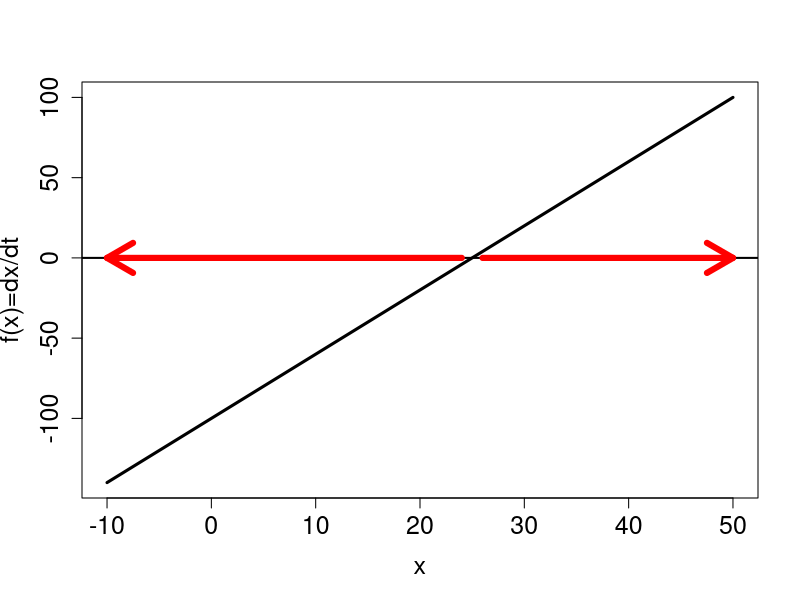
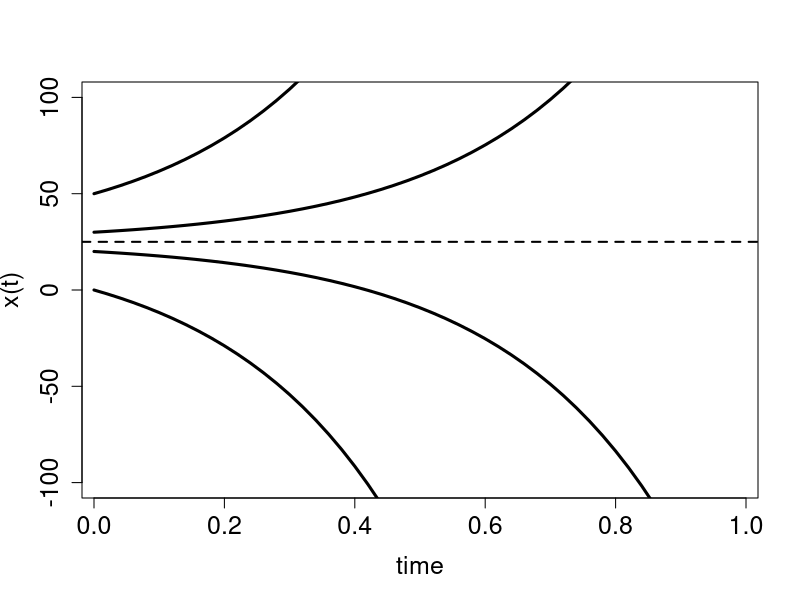
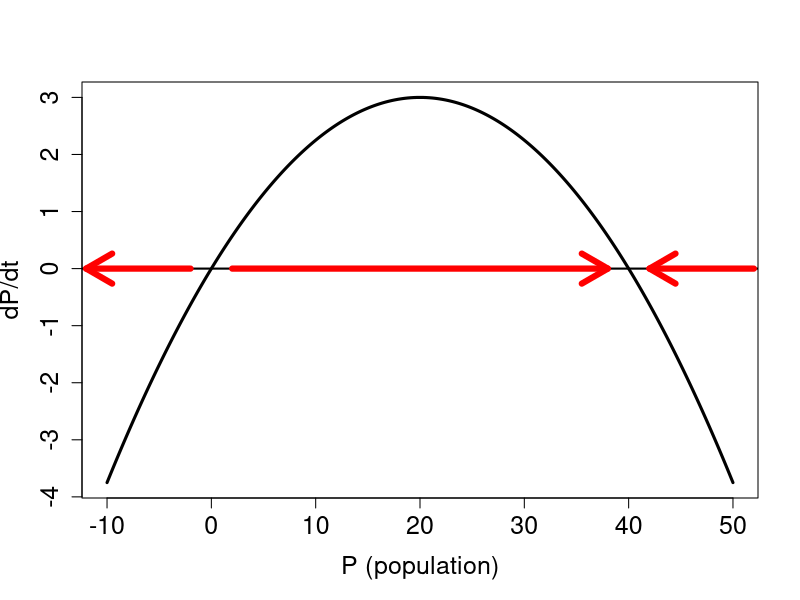
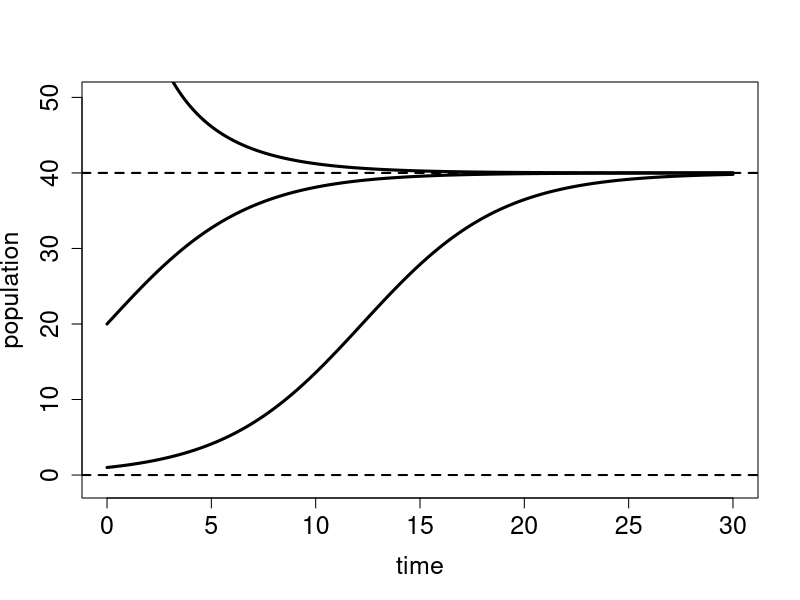
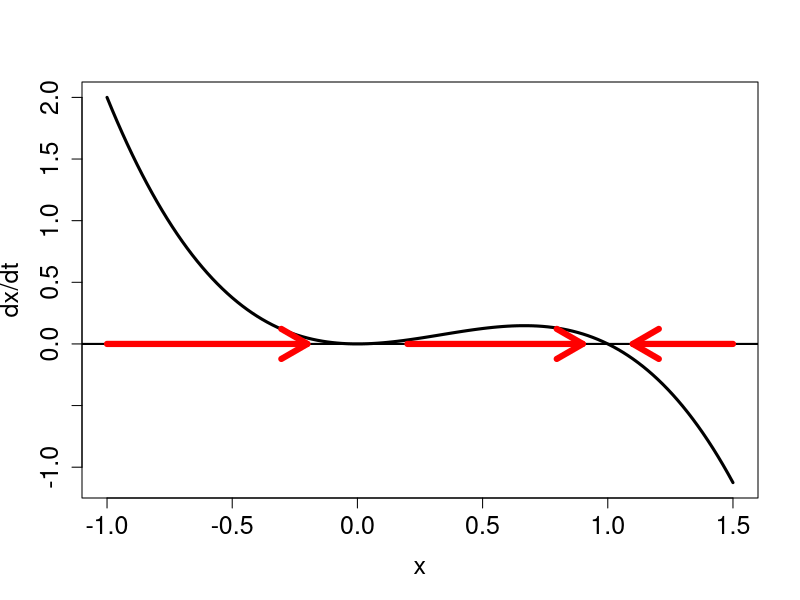
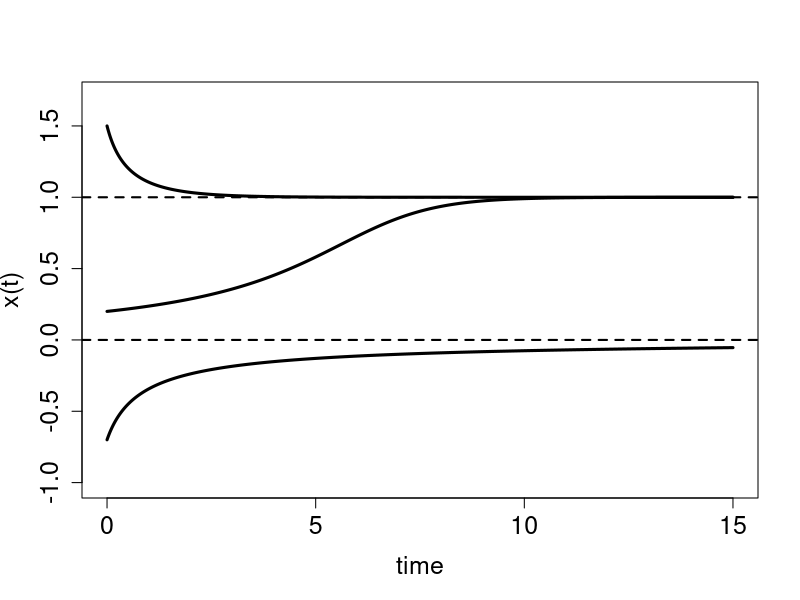
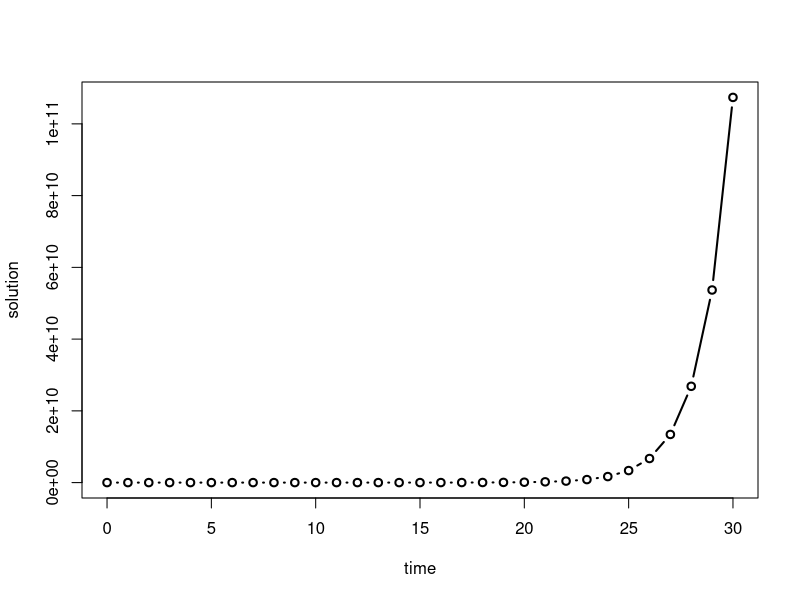
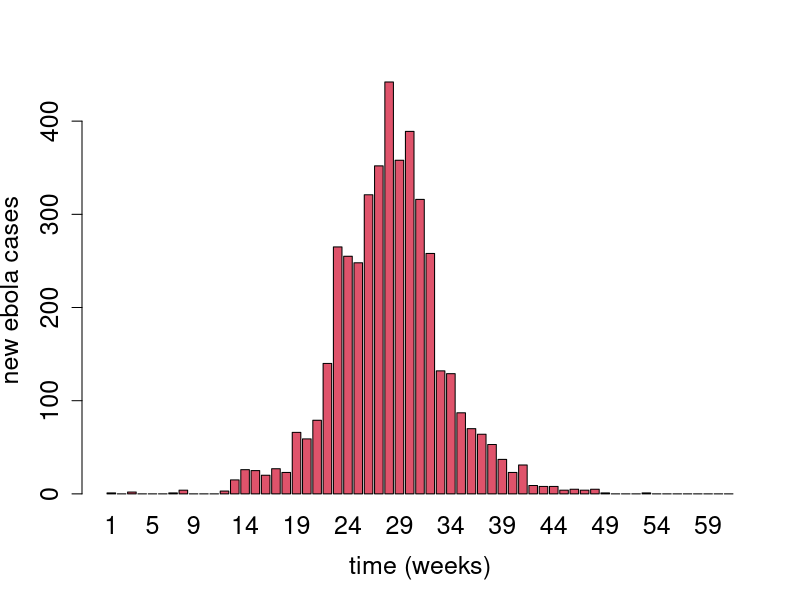

Write the R code that produced these figures, in order.
## ---- chunk 1
# YOUR CODE HERE
## ---- chunk 2
# YOUR CODE HERE
## ---- chunk 3
# YOUR CODE HERE
## ---- chunk 4
# YOUR CODE HERE
## ---- chunk 5
# YOUR CODE HERE
## ---- chunk 6
# YOUR CODE HERE
## ---- chunk 7
linear.funk <- function (x,a){
  return(a*x-100)
}

x<-seq(-10,50,0.1) # define the array of values of x
a <- 4
y<-linear.funk(x,a)
plot(x,y,t="l",xlab="x", ylab="f(x)=dx/dt",lwd=3, cex=1.5, cex.axis=1.5,cex.lab=1.5)
abline(0,0,lwd=2)
arrows(24,0,-10,0,length=0.3,angle=30,lwd=6,col='red')
arrows(26,0,50,0,length=0.3,angle=30,lwd=6,col='red')


dt <- 0.02 # set time step
Tmax <- 1 # set length of time
Nstep <- Tmax/dt # calculate number of time steps 
init_value <- 20 # set initial value 
y <- rep(init_value,Nstep+1) # initialize the solution vectors with init_value
t <- dt*(0:Nstep)
for (i in 1:Nstep){
  y[i+1] <- y[i]+dt*linear.funk(y[i],a)
}

# plot the numeric solution vs time
plot(t,y,t='l',xlab='time',ylab='x(t)',ylim=c(-100,100),xlim=c(0.02,Tmax-0.02),lwd=3, cex=1.5, cex.axis=1.5,cex.lab=1.5)

# another initial value
init_value <- 0 # set initial value 
y <- matrix(init_value,nrow=1, ncol=Nstep+1) # initialize the solution vectors with init_value
t <- dt*(0:Nstep)
for (i in 1:Nstep){
  y[i+1] <- y[i]+dt*linear.funk(y[i],a)
}
lines(t,y,lwd=3, cex=1.5, cex.axis=1.5,cex.lab=1.5)

# another initial value
init_value <- 30 # set initial value 
y <- matrix(init_value,nrow=1, ncol=Nstep+1) # initialize the solution vectors with init_value
t <- dt*(0:Nstep)
for (i in 1:Nstep){
  y[i+1] <- y[i]+dt*linear.funk(y[i],a)
}
lines(t,y,lwd=3, cex=1.5, cex.axis=1.5,cex.lab=1.5)

# another initial value
init_value <- 50 # set initial value 
y <- matrix(init_value,nrow=1, ncol=Nstep+1) # initialize the solution vectors with init_value
t <- dt*(0:Nstep)
for (i in 1:Nstep){
  y[i+1] <- y[i]+dt*linear.funk(y[i],a)
}
lines(t,y,lwd=3, cex=1.5, cex.axis=1.5,cex.lab=1.5)
abline(25,0,lty=2,lwd=2)
## ---- chunk 8
logistic.funk <- function (x,r,K){
  return(r*(1-x/K)*x)
}
r <- 0.3
K <- 40
x<-seq(-10,K+10,0.1) # define the array of values of x
y<-logistic.funk(x,r,K)
plot(x,y,t="l",xlab="P (population)", ylab="dP/dt",lwd=3, cex=1.5, cex.axis=1.5,cex.lab=1.5)
abline(0,0,lwd=2)
arrows(2,0,K-2,0,length=0.3,angle=30,lwd=6,col='red')
arrows(K+12,0,K+2,0,length=0.3,angle=30,lwd=6,col='red')
arrows(-2,0,-12,0,length=0.3,angle=30,lwd=6,col='red')
r <- 0.3 # growth rate
K <- 40 # equilibrium
dt <- 0.01 # set time step
Tmax <- 30 # set length of time
Nstep <- Tmax/dt # calculate number of time steps 
init_value <- 1 # set initial value 
y <- matrix(init_value,nrow=1, ncol=Nstep+1) # initialize the solution vectors with init_value
t <- dt*(0:Nstep)
for (i in 1:Nstep){
  y[i+1] <- y[i]+dt*logistic.funk(y[i],r,K)
}
# plot the solution vs time
# plot the numeric solution vs time
plot(t,y,t='l',xlab='time',ylab='population',ylim=c(-1,50),lwd=3, cex=1.5, cex.axis=1.5,cex.lab=1.5)

# another initial value
init_value <- 20 # set initial value 
y <- matrix(init_value,nrow=1, ncol=Nstep+1) # initialize the solution vectors with init_value
t <- dt*(0:Nstep)
for (i in 1:Nstep){
  y[i+1] <- y[i]+dt*logistic.funk(y[i],r,K)
}
lines(t,y,lwd=3, cex=1.5, cex.axis=1.5,cex.lab=1.5)

# another initial value
init_value <- 100 # set initial value 
y <- matrix(init_value,nrow=1, ncol=Nstep+1) # initialize the solution vectors with init_value
t <- dt*(0:Nstep)
for (i in 1:Nstep){
  y[i+1] <- y[i]+dt*logistic.funk(y[i],r,K)
}
lines(t,y,lwd=3, cex=1.5, cex.axis=1.5,cex.lab=1.5)

abline(0,0,lty=2,lwd=2)
abline(40,0,lty=2,lwd=2)
## ---- chunk 9

# defining function for the  ODE dx/dt = x^2-x^3
semi_funk <- function (x,r,K){
  return(x^2-x^3)
}
x<-seq(-1,1.5,0.02) # define the array of values of x
y<-semi_funk(x,r,K)
plot(x,y,t="l",xlab="x", ylab="dx/dt",lwd=3, cex=1.5, cex.axis=1.5,cex.lab=1.5)
abline(0,0,lwd=2)
arrows(0.2,0,0.9,0,length=0.3,angle=30,lwd=6,col='red')
arrows(-1,0,-0.2,0,length=0.3,angle=30,lwd=6,col='red')
arrows(1.5,0,1.1,0,length=0.3,angle=30,lwd=6,col='red')
dt <- 0.01 # set time step
Tmax <- 15 # set length of time
Nstep <- Tmax/dt # calculate number of time steps 
init_value <- -0.7 # set initial value 
y <- matrix(init_value,nrow=1, ncol=Nstep+1) # initialize the solution vectors with init_value
t <- dt*(0:Nstep)
for (i in 1:Nstep){
  y[i+1] <- y[i]+dt*semi_funk(y[i])
}
# plot the solution vs time
# plot the numeric solution vs time
plot(t,y,t='l',xlab='time',ylab='x(t)',ylim=c(-1,1.7),lwd=3, cex=1.5, cex.axis=1.5,cex.lab=1.5)

# another initial value
init_value <- 0.2 # set initial value 
y <- matrix(init_value,nrow=1, ncol=Nstep+1) # initialize the solution vectors with init_value
t <- dt*(0:Nstep)
for (i in 1:Nstep){
  y[i+1] <- y[i]+dt*semi_funk(y[i])
}
lines(t,y,lwd=3, cex=1.5, cex.axis=1.5,cex.lab=1.5)

# another initial value
init_value <- 1.5 # set initial value 
y <- matrix(init_value,nrow=1, ncol=Nstep+1) # initialize the solution vectors with init_value
t <- dt*(0:Nstep)
for (i in 1:Nstep){
  y[i+1] <- y[i]+dt*semi_funk(y[i])
}
lines(t,y,lwd=3, cex=1.5, cex.axis=1.5,cex.lab=1.5)

abline(0,0,lty=2,lwd=2)
abline(1,0,lty=2,lwd=2)
## ---- chunk 10
my_funk <- function(N,r){ 
  ans <- r*N # updating function f(N)
  return(ans)
}
## ---- chunk 11
a <- 30
y <- 1:10
print(my_funk(y, a))
## ---- chunk 12
numsteps<-30 # set number of steps
sol <- rep(0,numsteps+1) # pre-allocate sol1
sol[1] <- 100 # set initial value
r <- 2 # define the multiplicative constant
for (i in 1:numsteps) { # repeat for numsteps
  sol[i+1] <- my_funk(sol[i], r) # calculate the next value
}
time <- 0:numsteps # define time vector
plot(time,sol,t='b',xlab='time',ylab='solution',lwd=2)
## ---- chunk 13
# YOUR CODE HERE
## ---- chunk 14
# YOUR CODE HERE
## ---- chunk 15
# YOUR CODE HERE
## ---- chunk 16
# YOUR CODE HERE
## ---- chunk 17
liberia <- read.table('data/ebola_liberia.txt',header=TRUE)
barplot(liberia$cases,names.arg=liberia$week,xlab='time (weeks)',axisnames=TRUE,ylab='new ebola cases',col=2,cex=1.5, cex.axis=1.5,cex.lab=1.5)
SL <- read.table('data/ebola_SL.txt',header=TRUE)
evens <- seq(2,122,2)
barplot(SL$cases[evens],names.arg=SL$week[evens]/2,xlab='time (weeks)',axisnames=TRUE,ylab='new ebola cases',col=2,cex=1.5, cex.axis=1.5,cex.lab=1.5)
